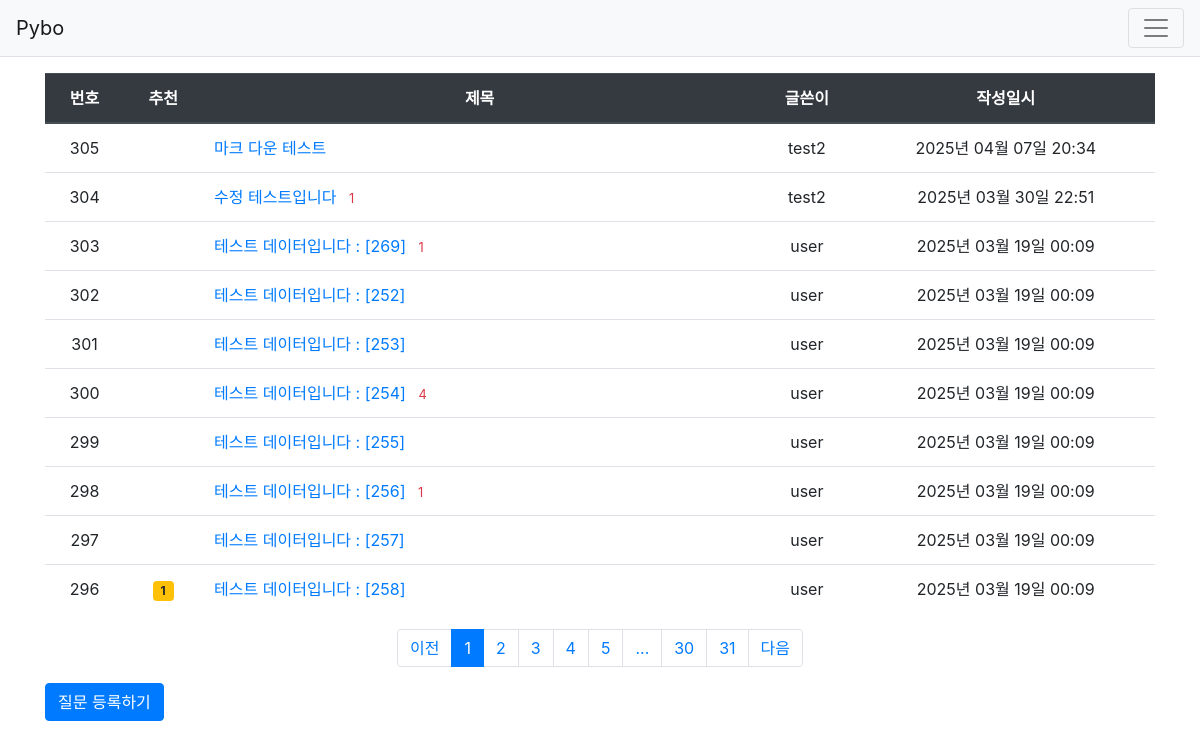
Page /question/list/ on the committed database.
### pybo/models.py (models this page shows)
class Question(db.Model):
    id=db.Column(db.Integer,primary_key=True)
    subject=db.Column(db.String(200),nullable=False)
    content=db.Column(db.Text(),nullable=False)
    create_date=db.Column(db.DateTime(),nullable=False)
    user_id=db.Column(db.Integer,db.ForeignKey('user.id',ondelete='CASCADE'),nullable=False)
    user=db.relationship('User',backref=db.backref('question_set'))
    modify_date = db.Column(db.DateTime(),nullable=True)
    voter=db.relationship('User',secondary=question_voter,backref=db.backref('question_voter_set'))

class User(db.Model):
    id=db.Column(db.Integer,primary_key=True)
    username=db.Column(db.String(150),unique=True,nullable=False)
    password=db.Column(db.String(200),nullable=False)
    email=db.Column(db.String(120),unique=True,nullable=False)

### pybo/views/question_views.py (the view)
@bp.route('/list/')
def _list():
    page=request.args.get('page',type=int,default=1) #페이지
    question_list = Question.query.order_by(Question.create_date.desc())
    question_list = question_list.paginate(page=page, per_page=10)
    return render_template('question/question_list.html',question_list=question_list)

### pybo/filter.py (called while the page is built)
def format_datetime(value, fmt='%Y년 %m월 %d일 %H:%M'):
    return value.strftime(fmt)

### pybo/views/auth_views.py (called while the page is built)
@bp.before_app_request #before_app_request 데코레이터는 사용자 요청이 처리되기 전에 실행되는 함수를 등록할 때 사용
def load_logged_in_user():
    user_id = session.get('user_id')
    if user_id is None:
        g.user = None #g 객체는 플라스크가 제공하는 컨텍스트 변수로, 요청과 응답이 유효한 동안에만 데이터를 저장하고 유지
    else:
        g.user = User.query.get(user_id)

### pybo/templates/question/question_list.html
{%extends "base.html"%}
{%block content%}
<div class="container my-3">
    <table class="table">
      <thead>
        <tr class="text-center thead-dark">
            <th>번호</th>
            <th>추천</th>
            <th style="width:50%">제목</th>
            <th>글쓴이</th>
            <th>작성일시</th>
        </tr>
      </thead>
      <tbody>
        {% if question_list %}
        {%for question in question_list.items %}
        <tr class="text-center">
            <td>{{question_list.total-((question_list.page-1)*question_list.per_page)-loop.index0}}</td>
            <td>
                {%if question.voter|length>0%}
                <span class="badge badge-warning px-2 py-1">
                    {{question.voter|length}}
                </span>
                {%endif%}
            </td>
            <td class="text-left">
                <a href="{{url_for('question.detail',question_id=question.id)}}">
                    {{question.subject}}
                </a>
                {% if question.answer_set|length > 0 %}
                <span class="text-danger small ml-2">{{question.answer_set|length}}</span>
                {%endif%}
            </td>
            <td>
                {{question.user.username}}
            </td>
            <td>
                {{question.create_date|datetime}}
            </td>
        </tr>
        {%endfor%}
        {%else%}
        <tr>
            <td colspan="3">질문이 없습니다.</td>
        </tr>
        {%endif%}
    </tbody>
    </table>
    <ul class="pagination justify-content-center">
        {% if question_list.has_prev %}
        <li class="page-item">
            <a class="page-link" href="?=page{{question_list.prev_num}}">이전</a>
        </li>
        {%else%}
        <li class="page-item aria-disabled">
            <a class="page-link" tabindex="-1" aria-disabled="true" href="#">이전</a>
        </li>
        {%endif%}
        {% for page_num in question_list.iter_pages() %}
            {% if page_num %}
                {% if page_num != question_list.page %}
                <li class="page-item">
                    <a class="page-link" hhref="?page={{page_num}}">{{page_num}}</a>
                </li>
                {%else%}
                <li class="page-item active" aria-current="page">
                    <a class="page-link" href="#">{{page_num}}</a>
                </li>
                {%endif%}
            {%else%}
                <li class="disabled">
                    <a class="page-link" href="#">...</a>
                </li>
            {%endif%}
        {%endfor%}
        {%if question_list.has_next %}
        <li class="page-item">
            <a class="page-link" href="?page={{question_list.next_num}}">다음</a>
        </li>
        {%else%}
        <li class="page-item disabled">
            <a class="page-link" tabindex="-1" aria-disabled="true" href="#">다음</a>
        </li>
        {%endif%}
    </ul>
    <a href="{{url_for('question.create')}}" class="btn btn-primary">
        질문 등록하기
    </a>
</div>
{%endblock%}

### rows in the picture
Question: total "305", subject "마크 다운 테스트", user.username "test2", create_date "2025년 04월 07일 20:34"
Question: total "304", subject "수정 테스트입니다", answer_set|length "1", user.username "test2", create_date "2025년 03월 30일 22:51"
Question: total "303", subject "테스트 데이터입니다 : [269]", answer_set|length "1", user.username "user", create_date "2025년 03월 19일 00:09"
Question: total "302", subject "테스트 데이터입니다 : [252]", user.username "user", create_date "2025년 03월 19일 00:09"
Question: total "301", subject "테스트 데이터입니다 : [253]", user.username "user", create_date "2025년 03월 19일 00:09"
Question: total "300", subject "테스트 데이터입니다 : [254]", answer_set|length "4", user.username "user", create_date "2025년 03월 19일 00:09"
Question: total "299", subject "테스트 데이터입니다 : [255]", user.username "user", create_date "2025년 03월 19일 00:09"
Question: total "298", subject "테스트 데이터입니다 : [256]", answer_set|length "1", user.username "user", create_date "2025년 03월 19일 00:09"
Question: total "297", subject "테스트 데이터입니다 : [257]", user.username "user", create_date "2025년 03월 19일 00:09"
Question: total "296", voter|length "1", subject "테스트 데이터입니다 : [258]", user.username "user", create_date "2025년 03월 19일 00:09"

### other values in the picture
{{ page_num }} "1"
{{ page_num }} "2" "3" "4" "5" "30" "31"
